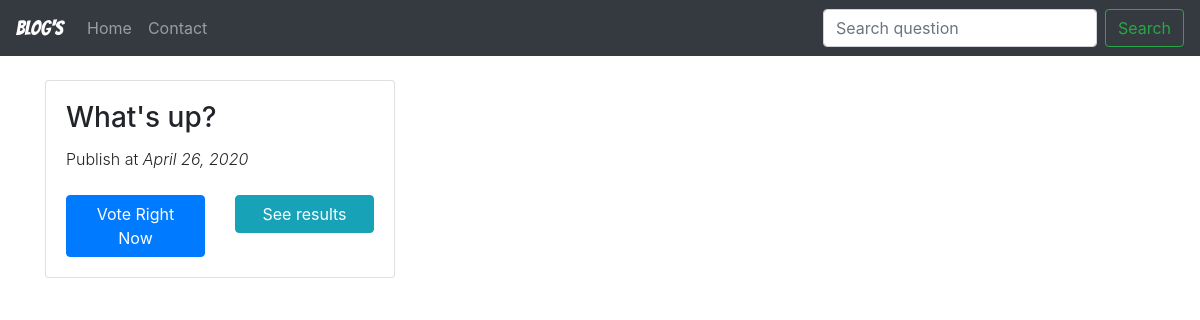
/polls/, run on an earlier commit of the app's database.
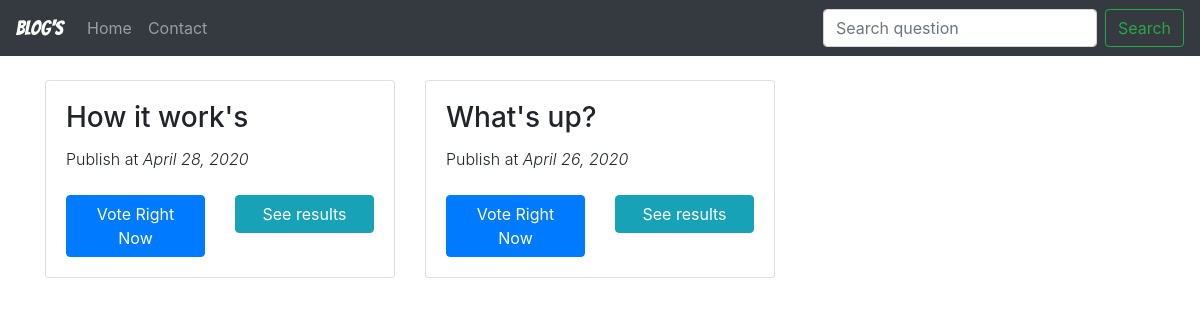
And on a later commit of the database.
### polls/models.py (models this page shows, shortened)
class Question(models.Model):
    question_text = models.CharField(max_length=200)
    pub_date = models.DateTimeField('date published')

### polls/views.py (the view)
# urls.py: path('', views.index, name='index'),
def index(request):
    latest_question_list = Question.objects.order_by('-pub_date')[:5]
    context = {'latest_question_list': latest_question_list}
    return render(request, 'polls/index.html', context)

### polls/templates/polls/index.html (shortened to what this page needs)
{% extends 'shared/base.html' %}
{% block content %}
    {% if latest_question_list %}
        <div class="row">
            {% for question in latest_question_list %}
            <div class="col-4">
                <div class="card">
                    <div class="card-body">
                        <h3 class="card-title">
                            {{question.question_text}}
                        </h3>
                        <p class="font-weight-light">
                            Publish at
                            <i>
                                {{ question.pub_date | date }}
                            </i>
                        </p>
                        <div class="row mt-4">
                            <div class="col">
                                <a class="btn btn-primary btn-block" href="{% url 'polls:detail' question.id %}">
                                    Vote Right Now
                                </a>
                            </div>
                            <div class="col">
                                <a class="btn btn-info btn-block" href="{% url 'polls:results' question.id %}">See results</a>
                            </div>
                        </div>
                    </div>
                </div>
            </div>
            {% endfor %}
        </div>
    {% else %}
        <p>No polls are available.</p>
    {% endif %}
{% endblock %}

What changed in the data, as far as the page shows it:
added Question: question_text "How it work's", pub_date "April 28, 2020"
